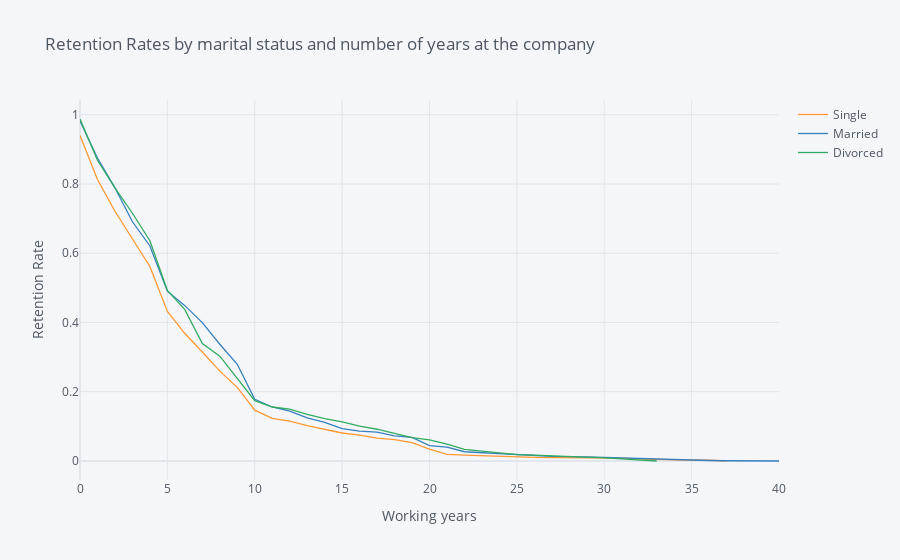

Here is the notebook cell this chart was saved with:
### Markdown cell above
## 4. Let's switch to looking at retention rates from another demographic perspective: marital status. Generate and plot survival curves for the different marital statuses by number of years at the company.

### Code cell
rates = survival(data, 'MaritalStatus','YearsAtCompany','DailyRate')
rates.iplot(kind='line', xTitle='Years at the company', yTitle='Retention Rate',
            title="Retention Rates by marital status and number of years at the company")

### Figure 1 — Plotly figure (JSON) as saved in the notebook; plotly's stock layout.template omitted (floating-point values rounded to 4 significant figures)
{"data": [{"line": {"color": "rgba(255, 153, 51, 1.0)", "dash": "solid", "shape": "linear", "width": 1.3}, "mode": "lines", "name": "Single", "text": "", "type": "scatter", "x": [0, 1, 2, 3, 4, 5, 6, 7, 8, 9, 10, 11, 12, 13, 14, 15, 16, 17, 18, 19, 20, 21, 22, 23, 24, 25, 26, 27, 29, 30, 31, 32, 33, 34, 36, 37, 40], "y": [0.9404, 0.8128, 0.7213, 0.6404, 0.5617, 0.4319, 0.3681, 0.3149, 0.2596, 0.2128, 0.1468, 0.1234, 0.1149, 0.1021, 0.09149, 0.08085, 0.07447, 0.06596, 0.0617, 0.05319, 0.03404, 0.01915, 0.01702, 0.01489, 0.01277, 0.0117, 0.01064, 0.009574, 0.009574, 0.009574, 0.008511, 0.006383, 0.004255, 0.003191, 0.002128, 0, ""]}, {"line": {"color": "rgba(55, 128, 191, 1.0)", "dash": "solid", "shape": "linear", "width": 1.3}, "mode": "lines", "name": "Married", "text": "", "type": "scatter", "x": [0, 1, 2, 3, 4, 5, 6, 7, 8, 9, 10, 11, 12, 13, 14, 15, 16, 17, 18, 19, 20, 21, 22, 23, 24, 25, 26, 27, 29, 30, 31, 32, 33, 34, 36, 37, 40], "y": [0.9822, 0.8752, 0.789, 0.6909, 0.6211, 0.4903, 0.4487, 0.3997, 0.3373, 0.2793, 0.1783, 0.156, 0.1441, 0.1248, 0.1114, 0.09361, 0.08618, 0.08321, 0.07281, 0.06835, 0.04458, 0.04012, 0.02675, 0.02377, 0.02229, 0.01932, 0.01486, 0.01337, 0.01189, 0.0104, 0.008915, 0.007429, 0.004458, 0.002972, 0.001486, 0.0007429, 0]}, {"line": {"color": "rgba(50, 171, 96, 1.0)", "dash": "solid", "shape": "linear", "width": 1.3}, "mode": "lines", "name": "Divorced", "text": "", "type": "scatter", "x": [0, 1, 2, 3, 4, 5, 6, 7, 8, 9, 10, 11, 12, 13, 14, 15, 16, 17, 18, 19, 20, 21, 22, 23, 24, 25, 26, 27, 29, 30, 31, 32, 33, 34, 36, 37, 40], "y": [0.9878, 0.8685, 0.789, 0.7156, 0.6361, 0.4924, 0.4373, 0.3394, 0.3028, 0.2385, 0.1743, 0.156, 0.1498, 0.1346, 0.1223, 0.1131, 0.1009, 0.09174, 0.07951, 0.06728, 0.06116, 0.04893, 0.03364, 0.02905, 0.02446, 0.01835, 0.01682, 0.01529, 0.01223, 0.009174, 0.006116, 0.003058, 0, "", "", "", ""]}], "layout": {"legend": {"bgcolor": "#F5F6F9", "font": {"color": "#4D5663"}}, "paper_bgcolor": "#F5F6F9", "plot_bgcolor": "#F5F6F9", "title": {"font": {"color": "#4D5663"}, "text": "Retention Rates by marital status and number of years at the company"}, "xaxis": {"gridcolor": "#E1E5ED", "showgrid": true, "tickfont": {"color": "#4D5663"}, "title": {"font": {"color": "#4D5663"}, "text": "Working years"}, "zerolinecolor": "#E1E5ED"}, "yaxis": {"gridcolor": "#E1E5ED", "showgrid": true, "tickfont": {"color": "#4D5663"}, "title": {"font": {"color": "#4D5663"}, "text": "Retention Rate"}, "zerolinecolor": "#E1E5ED"}}}
